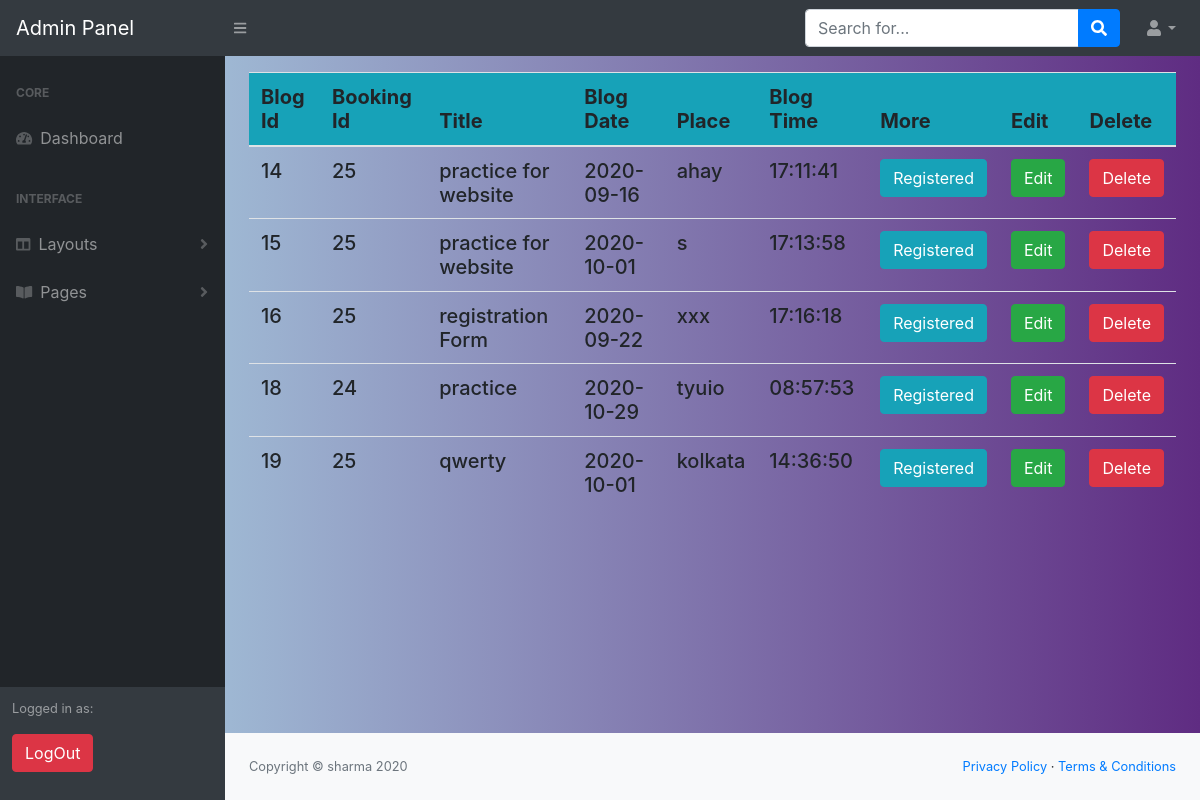
Page /Admin/blogshow.php (signed in) on the committed database.
### tables this page shows
CREATE TABLE `blog` (
  `blog_id` int(155) NOT NULL,
  `bookingUser_id` int(255) NOT NULL,
  `title` varchar(155) NOT NULL,
  `blog_date` date NOT NULL,
  `image` longblob NOT NULL,
  `About` text NOT NULL,
  `Occupation` varchar(50) NOT NULL,
  `Place` varchar(50) NOT NULL,
  `Post` varchar(500) NOT NULL,
  `blog_time` time NOT NULL DEFAULT current_timestamp()
);

### Admin/blogshow.php (the view, shortened to what this page needs)
<?php
include "../Authen/adminAuth.php";
?>
<!DOCTYPE html>
<html lang="en">
    <head>
        <link href="css/styles.css" rel="stylesheet" />
        <link href="https://cdn.datatables.net/1.10.20/css/dataTables.bootstrap4.min.css" rel="stylesheet" />
    </head>
    <body class="sb-nav-fixed">
        <nav class="sb-topnav navbar navbar-expand navbar-dark bg-dark">
            <a class="navbar-brand" href="#">Admin Panel</a>
            <button class="btn btn-link btn-sm order-1 order-lg-0" id="sidebarToggle" href="#"><i class="fas fa-bars"></i></button>
            <form class="d-none d-md-inline-block form-inline ml-auto mr-0 mr-md-3 my-2 my-md-0">
                <div class="input-group">
                    <input class="form-control" type="text" placeholder="Search for..." aria-label="Search" aria-describedby="basic-addon2" />
                    <div class="input-group-append">
                        <button class="btn btn-primary" type="button"><i class="fas fa-search"></i></button>
                    </div>
                </div>
            </form>
            <ul class="navbar-nav ml-auto ml-md-0">
                <li class="nav-item dropdown">
                    <a class="nav-link dropdown-toggle" id="userDropdown" href="#" role="button" data-toggle="dropdown" aria-haspopup="true" aria-expanded="false"><i class="fas fa-user fa-fw"></i></a>
                </li>
            </ul>
        </nav>
        <div id="layoutSidenav">
            <div id="layoutSidenav_nav">
                <nav class="sb-sidenav accordion sb-sidenav-dark" id="sidenavAccordion">
                    <div class="sb-sidenav-menu">
                        <div class="nav">
                            <div class="sb-sidenav-menu-heading">Core</div>
                            <a class="nav-link" href="adminPanel.php">
                                <div class="sb-nav-link-icon"><i class="fas fa-tachometer-alt"></i></div>
                                Dashboard
                            </a>
                            <div class="sb-sidenav-menu-heading">Interface</div>
                            <a class="nav-link collapsed" href="#" data-toggle="collapse" data-target="#collapseLayouts" aria-expanded="false" aria-controls="collapseLayouts">
                                <div class="sb-nav-link-icon"><i class="fas fa-columns"></i></div>
                                Layouts
                                <div class="sb-sidenav-collapse-arrow"><i class="fas fa-angle-down"></i></div>
                            </a>
                            <a class="nav-link collapsed" href="#" data-toggle="collapse" data-target="#collapsePages" aria-expanded="false" aria-controls="collapsePages">
                                <div class="sb-nav-link-icon"><i class="fas fa-book-open"></i></div>
                                Pages
                                <div class="sb-sidenav-collapse-arrow"><i class="fas fa-angle-down"></i></div>
                            </a>
                        </div>
                    </div>
                    <div class="sb-sidenav-footer">
                        <div class="small">Logged in as:</div>
                        <form method="post" action="LogOut.php">
                            <div class="form">
                                <button type="submit" class="btn btn-danger mb-2 my-3">LogOut</button>
                            </div>
                        </form>
                    </div>
                </nav>
            </div>
            <div id="layoutSidenav_content">
                <main>
                    <div class="container-fluid my-3">
                        <div class="row">
                            <div class="col-xl-12 col-md-6 col-sm-12">
                                <b><h5>
                                <table class="table table-lg table-hover table-responsive-lg ">
                                    <thead class="bg-info">
                                        <tr>
                                            <th scope="col">Blog Id</th>
                                            <th scope="col">Booking Id</th>
                                            <th scope="col">Title</th>
                                            <th scope="col">Blog Date</th>
                                            <th scope="col">Place</th>
                                            <th scope="col">Blog Time</th>
                                            <th scope="col">More</th>
                                            <th scope="col">Edit</th>
                                            <th scope="col">Delete</th>
                                        </tr>
                                    </thead>
                                    <tbody>
                                        <?php
                                        $i=1;
                                        $query="Select * from blog";
                                        $res=mysqli_query($con,$query);
                                        $count=mysqli_num_rows($res);
                                        if($count>0){
                                        while ($row=mysqli_fetch_array($res)) {
                                        ?>
                                        <tr>
                                            <tr>
                                                <td> <?php  echo $id= $row['blog_id']; ?></td>
                                                <td> <?php  echo $id= $row['bookingUser_id']; ?></td>
                                                <td> <?php  echo $row['title']; ?></td>
                                                <td> <?php  echo $row['blog_date']; ?></td>
                                                <td> <?php  echo $row['Place']; ?></td>
                                                <td> <?php  echo $row['blog_time']; ?></td>
                                                <td>
                                                    <form method="post" name="form" action="EditRegister.php">
                                                        <button type="submit" class="btn btn-info mb-2">Registered</button>
                                                    </form>
                                                </td>
                                                <td>
                                                    <form method="post" name="form" action="BloggingInformation.php">
                                                        <button type="submit" class="btn btn-success mb-2">Edit</button>
                                                    </form>
                                                </td>
                                                <td>
                                                    <form method="post" name="form" action="RemoveBlog.php">
                                                        <button type="submit" class="btn btn-danger mb-2">Delete</button>
                                                    </form>
                                                </td>
                                            </tr>
                                        </tr>
                                        <?php $i++; }}else{
                                        echo "No data found.....";
                                        }  ?>
                                    </tbody>
                                    </b></h5>
                            </div>
                        </div>
                    </main>
                    <footer class="py-4 bg-light mt-auto">
                        <div class="container-fluid">
                            <div class="d-flex align-items-center justify-content-between small">
                                <div class="text-muted">Copyright &copy; sharma 2020</div>
                                <div>
                                    <a href="#">Privacy Policy</a>
                                    &middot;
                                    <a href="#">Terms &amp; Conditions</a>
                                </div>
                            </div>
                        </div>
                    </footer>
                </div>
            </div>
        </body>
    </html>

### Admin/blogshow.php (style rules this page uses)
body { background: -webkit-linear-gradient(to right, #add8e6, #5f2c82); background: linear-gradient(to right, #add8e6, #5f2c82); }

### rows in the picture
blog: blog_id "14", bookingUser "25", title "practice for website", blog_date "2020-09-16", Place "ahay", blog_time "17:11:41"
blog: blog_id "15", bookingUser "25", title "practice for website", blog_date "2020-10-01", Place "s", blog_time "17:13:58"
blog: blog_id "16", bookingUser "25", title "registration Form", blog_date "2020-09-22", Place "xxx", blog_time "17:16:18"
blog: blog_id "18", bookingUser "24", title "practice", blog_date "2020-10-29", Place "tyuio", blog_time "08:57:53"
blog: blog_id "19", bookingUser "25", title "qwerty", blog_date "2020-10-01", Place "kolkata", blog_time "14:36:50"
